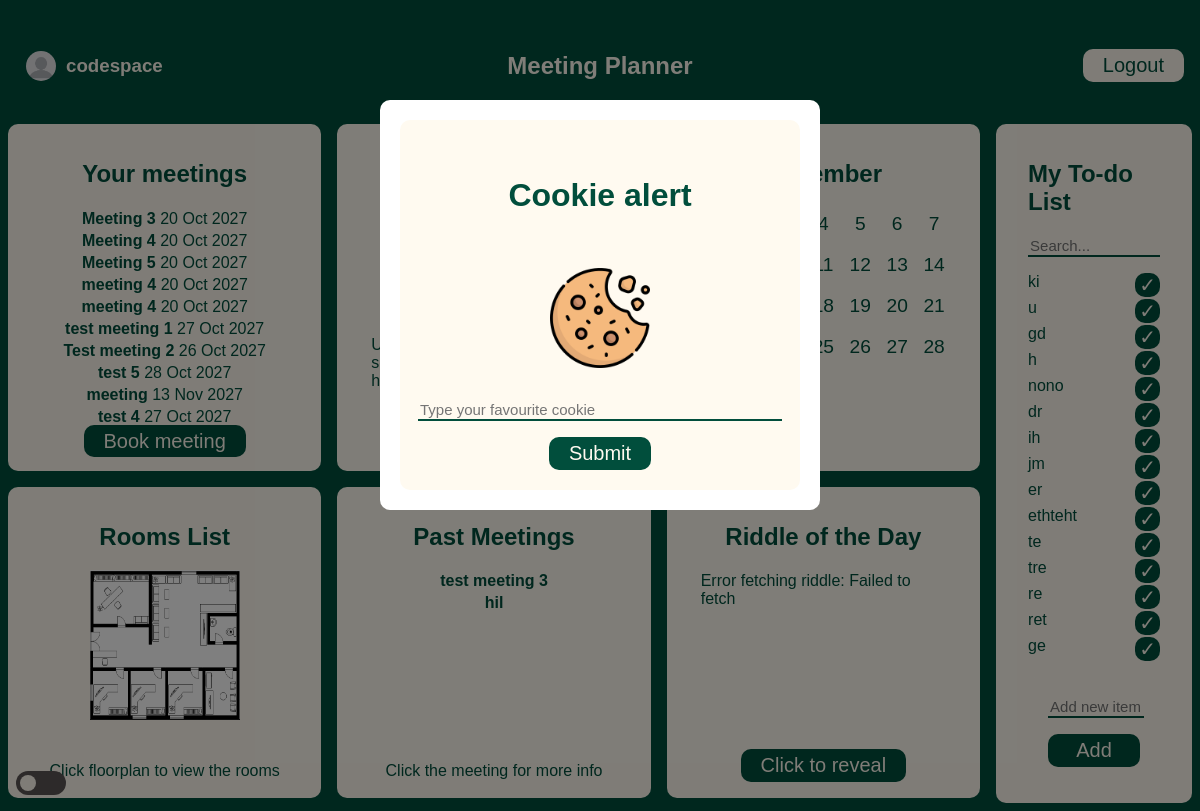
Before: / (signed in) with the older database file.
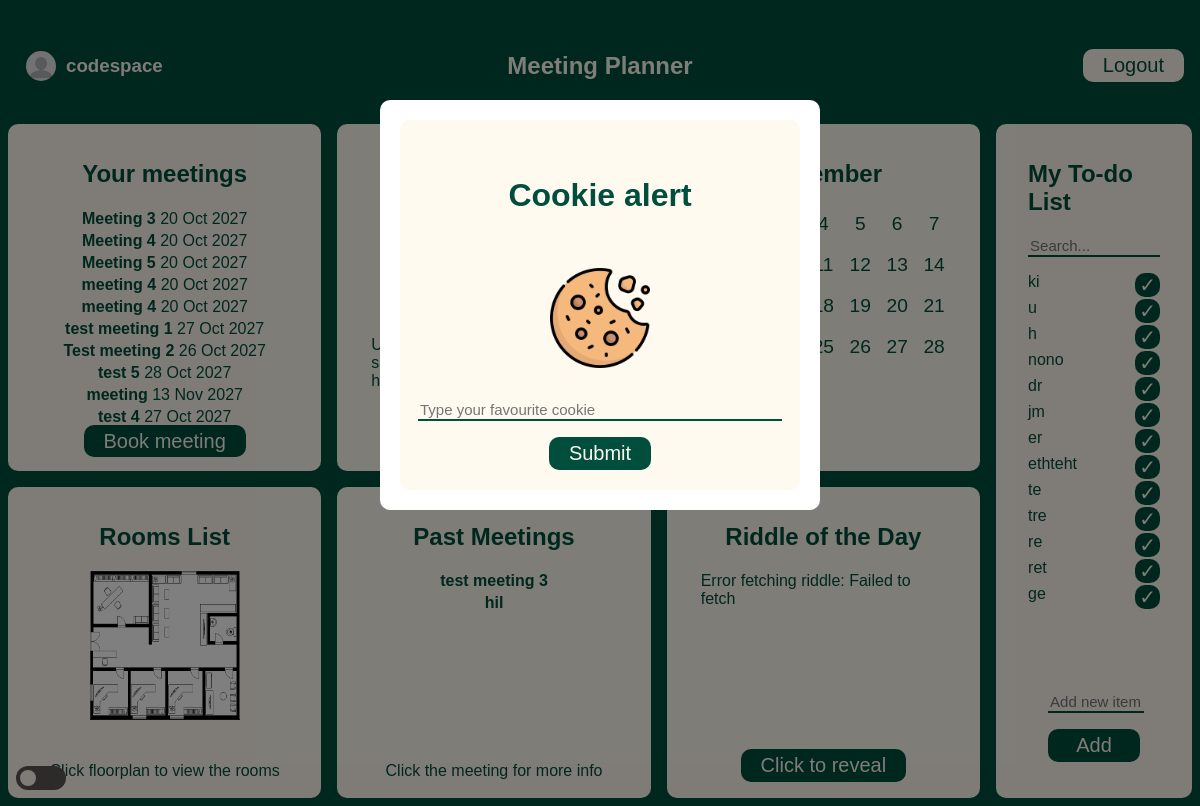
After: the same page with the newer database file.
### meetings/models.py (models this page shows, shortened)
class Meeting(models.Model):
    title = models.CharField(max_length=200)
    date = models.DateField()
    start_time = models.TimeField(default=time(9))
    duration = models.IntegerField(default=1)
    room = models.ForeignKey(Room, on_delete=models.CASCADE)
    participants = models.ManyToManyField(
        get_user_model()
    )  # incase db changes we call m2m insted

class Todo(models.Model):
    user = models.ForeignKey(
        get_user_model(),
        on_delete=models.CASCADE
    )
    name = models.CharField(max_length=50)
    done = models.BooleanField(default=False)

### website/views.py (the view)
# urls.py: path("", welcome, name="welcome"),
def welcome(request):
    if request.user.is_authenticated:
        context = {
            "meetings": Meeting.objects.filter(
                participants__id=request.user.id, date__gt=timezone.now()
            ),
            "pastmeetings": Meeting.objects.filter(
                participants__id=request.user.id, date__lt=timezone.now()
            ).order_by("-date")[:6],
            "todos" : Todo.objects.filter(user=request.user, done=False)
        }
    else:
        context = {}
    return render(
        request, "website/welcome.html", context
    )  # dictionary is passed to the template

### templates/website/welcome.html (shortened to what this page needs)
{% extends "base.html" %}
{%load static%}
{% block extra_scripts %}
<link rel="stylesheet" href="{% static 'website/welcome.css' %}">
{% endblock %}
{% block content%}
<div id="modal" class="modal-overlay">
    <div class="modal-box">
        <form class="form" method="post" style="align-items: center;">
            <h1>Cookie alert</h1>
            <img src="{% static 'website/image.png' %}" height="100" width="100">
            <input required id="cookie" type="text" placeholder="Type your favourite cookie">
            <button type="submit" id="closeBtn" class="in-button">Submit</button>
        </form>
    </div>
</div>
<div class="home">
    <div class="home-block">
        <div class="block">
            <div class="item dash ">
                <h2>Your meetings</h2>
                {% if user.is_authenticated %}
                {% for meeting in meetings %}
                <p><a href="{% url 'detail' meeting.id %}">
                        {{meeting.title}}
                    </a>{{meeting.date}}</p>
                {% endfor %}
                <p class="in-actions" style="margin-top:auto"><a id="book" href="{% url 'new' %}">Book meeting</a></p>
                {%else%}
                <p>Log in to book a new meeting</p>
                {%endif%}
            </div>
            <div class="item dash">
                <h2>Todays Information</h2>
                <p id="date"></p>
                <p id="location"></p>
                <div class=temp-circle>
                    <div id="temp">Loading</div>
                </div>
                <p id="weather"></p>
            </div>
            <div class="item dash" id="calendar">
                <h2 id="month"></h2>
                <div id="days"></div>
            </div>
        </div>
        <div class="block">
            <div class="item dash">
                <h2>Rooms List</h2>
                <a href="{%url 'rooms'%}"><img src="{% static 'website/floorplan.png' %}" width="150" height="150"
                        alt="Floorplan button"></a>
                <br><br>
                <p style=" margin-top:auto;">Click floorplan to view the rooms</a></p>
            </div>
            <div class="item dash">
                <h2>Past Meetings</h2>
                {% if user.is_authenticated %}
                {% for meeting in pastmeetings %}
                <p><a href="{% url 'detail' meeting.id %}">
                        {{meeting.title}}
                    </a></p>
                {% endfor %}
                <p style=" margin-top:auto;">Click the meeting for more info</p>
                {%else%}
                <p>Log in to view previous meetings</p>
                {%endif%}
            </div>
            <div class="item dash">
                <h2>Riddle of the Day</h2>
                <p id="riddle"></p>
                <button id="reveal" class="in-button"> Click to reveal</button>
            </div>
        </div>
    </div>
    <div class="home-block">
        <div class="block">
            <div class="item dash todo">
                <div class="todo-top">
                    <h2>My To-do List</h2>
                    <input type="search" name="searchText" placeholder="Search..." hx-get="{% url 'todo_search' %}"
                        hx-target="#todo-list" hx-swap="innerHTML" hx-trigger="input changed delay:500ms">
                </div>
                <div class="todo-mid">
                    {% include "website/todo_list.html" %}
                </div>
                <div class="todo-bottom">
                    <form class="form" hx-post="{% url 'todo_create' %}" hx-target="#todo-list" hx-swap="afterbegin"
                        hx-on::after-request="if(event.detail.successful) this.reset()">
                        <input type="text" name="name" placeholder="Add new item" required autocomplete="off" maxlength="30">
                        <button class="in-button" type="submit">Add</button>
                    </form>
                </div>
            </div>
        </div>
    </div>
</div>
{%endblock%}

### templates/website/todo_item.html
<div id="todo-{{ todo.id }}" class="todo-bullet">
    <span>{{ todo.name }}</span>
    <button
        hx-post="{% url 'todo_complete' todo.id %}"
        hx-headers='{"X-CSRFToken": "{{ csrf_token }}"}'
        hx-target="closest div"
        hx-swap="outerHTML"
        hx-confirm="Mark this item as completed?"
        class="in-button checkmark">
        ✓
    </button>
</div>

Changed rows visible on the page:
no longer on this page (row edited): Todo: name "gd"
no longer on this page (row edited): Todo: name "ih"
